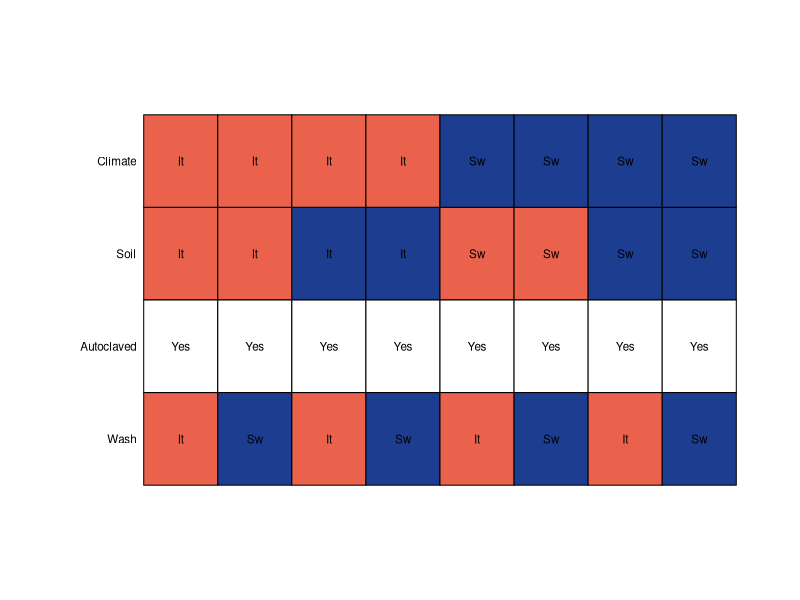
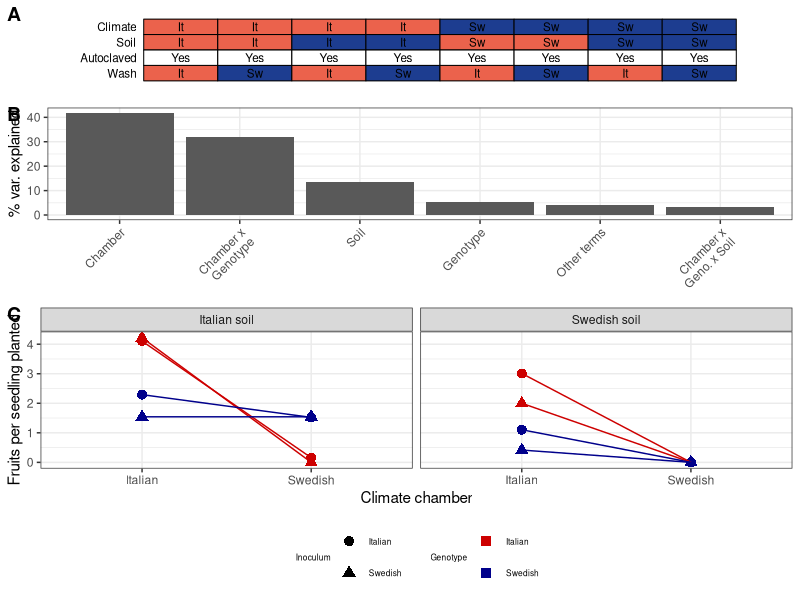
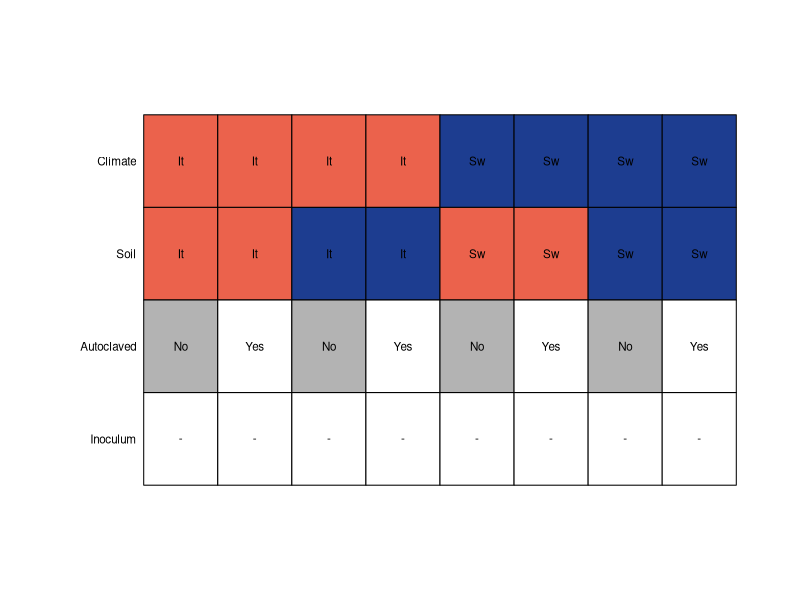
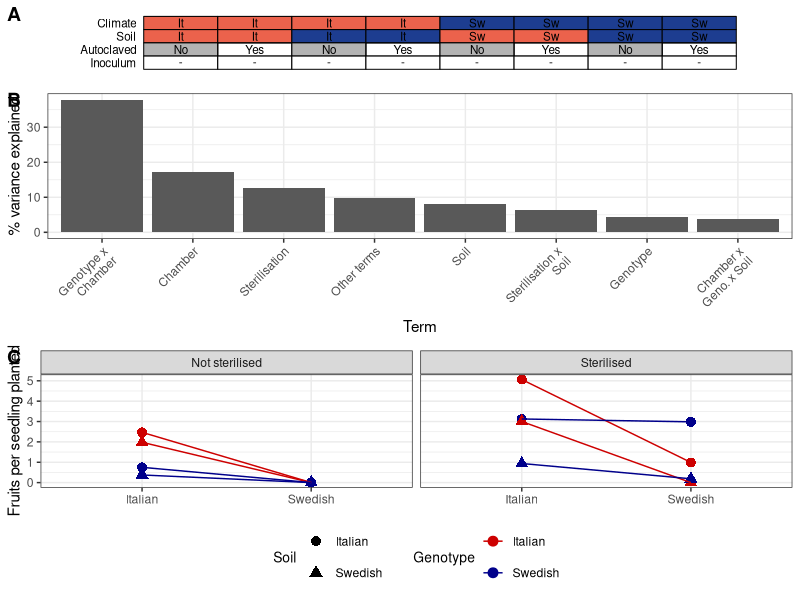

Here is the R script that generated these plots, in order:
## ---- chunk 1
knitr::opts_chunk$set(
  echo = FALSE, warning = FALSE, message = FALSE,
  fig.width=16.9/2.54, fig.height  = 20/2.54,
  cache = TRUE, cache.lazy = TRUE)

library(tidyverse)
library(lmerTest)
library(ggpubr)
library(cowplot)
library(gridGraphics)
## ---- chunk 2
# source('plant_fitness/utils.R')

gnoto <- read_csv(
  "plant_fitness/gnotobiotic_expt_fitness_data.csv",
  col_types = 'ffffffffdi'
  )

field <- read_csv(
  "plant_fitness/field_expt_fitness_data.csv", col_types = 'ffffffi'
)

anova <- list()
## ---- chunk 3
anova$reinoculated <- gnoto %>%
  filter(Soil %in% c("Italy", "Sweden"), Tea %in% c("Italy", "Sweden"), Sterile == 1) %>%
  lmer(formula = fruits_per_seedling ~ Climate * geno * Soil * Tea + plants_per_block + (1 | tub)) %>% 
  anova

knitr::kable(anova$reinoculated, digits = 3,
             caption = "(ref:anova)")


## ---- chunk 4

reinoculated <- list()

font_size= 0.7
par(mar = c(0,4,0,0))
plot(c(0,9), c(0,-3), type='n', axes=F, xlab = "", ylab="")
# Draw boxes under the plot
rect((1:8)-0.5, -0.5, (1:8)+0.5, -1, col = rep(c("#eb624c", "#1d3d90ff"), each=4))
rect((1:8)-0.5, -1,   (1:8)+0.5, -1.5,  col = rep(c("#eb624c", "#1d3d90ff"), each=2))
rect((1:8)-0.5, -1.5, (1:8)+0.5, -2, col = 0)
rect((1:8)-0.5, -2,   (1:8)+0.5, -2.5, col = c("#eb624c", "#1d3d90ff", "#eb624c", "#1d3d90ff"))
# Insert labels in the boxes
text(1:8, -0.75, rep(c("It", "Sw"), each= 4), cex=font_size)
text(1:8, -1.25, rep(c("It", "Sw"), each=4), cex=font_size)
text(1:8, -1.75, c("Yes", "Yes", "Yes", "Yes"), cex=font_size)
text(1:8, -2.25, c("It", "Sw", "It", "Sw"), cex=font_size)

text(0.4, -0.75, "Climate",   xpd=NA, adj = c(1,0.5), cex=font_size)
text(0.4, -1.25, "Soil",      xpd=NA, adj = c(1,0.5), cex=font_size)
text(0.4, -1.75, "Autoclaved",xpd=NA, adj = c(1,0.5), cex=font_size)
text(0.4, -2.25, "Wash",      xpd=NA, adj = c(1,0.5), cex=font_size)

reinoculated$trt<- recordPlot()
## ---- chunk 5
reinoculated$pve <- data.frame(
  term = row.names(anova$reinoculated),
  p    = anova$reinoculated$`Pr(>F)`,
  mse  = anova$reinoculated$`Mean Sq`
) %>% 
  group_by(Term = replace(term, p > 0.05, 'Other terms')) %>% 
  summarise(
    Variance = sum(mse)
  ) %>% 
  mutate(Variance = Variance / sum(Variance)) %>% 
  mutate(Term = fct_reorder(Term, desc(Variance))) %>% 
  ggplot(aes(x = Term, y= Variance*100)) +
  geom_col() +
  theme_bw() +
  theme(
    axis.text.x = element_text(angle = 45, hjust = 1),
    axis.title.x=element_blank()) +
  scale_x_discrete(
    labels = c('Chamber','Chamber x\nGenotype','Soil', "Genotype", "Other terms", "Chamber x\nGeno. x Soil")
  ) +
  labs(
    y = "% var. explained"
  )


reinoculated$interaction <- gnoto %>% 
  filter(Soil %in% c("Italy", "Sweden"), Tea %in% c("Italy", "Sweden"), Sterile == 1) %>% 
  group_by(Climate, Soil, Tea, geno, Sterile) %>% 
  summarise(
    mean = mean(fruits_per_seedling)
  ) %>% 
  mutate(
    Soil = ifelse(Soil == "Italy", "Italian soil", "Swedish soil"),
    Genotype = ifelse(geno == "It", "Italian", "Swedish"),
    Inoculum = ifelse( Tea == "Italy", "Italian", "Swedish")
  ) %>% 
  ggplot(aes(
    x = Climate, y = mean, colour = Genotype,
    shape = Inoculum, group= paste(Genotype, Inoculum),
  )) +
  geom_point(size = 3) + 
  geom_line() +
  facet_grid(~ Soil) +
  theme_bw() + 
  scale_colour_manual(values = c('red3', 'blue4')) +
  theme(
    legend.position = "bottom",
    legend.title = element_text(size=6),
    legend.text = element_text(size=6)
  )+
  labs(
    x = "Climate chamber",
    y = "Fruits per seedling planted"
  )+
  guides(
    color=guide_legend(
      nrow=2,
      byrow=TRUE,
      override.aes = list(linetype = 0, shape = 15)),
    shape=guide_legend(nrow=2, byrow=TRUE)
    # color = guide_legend()
  )

# cowplot::plot_grid(p0, p1, p2, rel_heights = c(1,2,2), nrow=3)
ggarrange(
  reinoculated$trt,
  reinoculated$pve,
  reinoculated$interaction,
  nrow=3, labels = "AUTO", heights = c(1,2,3))
## ---- chunk 6
anova$native <- gnoto %>%
  filter(Soil %in% c("Italy", "Sweden"), Sterile == 0) %>% 
  lmer(formula = fruits_per_seedling ~ Climate * geno * Soil + plants_per_block + (1 | tub)) %>% 
  anova() 

anova$native %>% 
  knitr::kable(
    digits = 3,
    caption = "(ref:native)"
  )
## ---- chunk 7
anova$field <- lmer(formula = fruits_per_seedling ~ Site * Genotype * Soil + (1|Tray), data = field) %>% 
  anova

knitr::kable(
  anova$field,
  digits = 3,
  caption = "(ref:field)"
)

## ---- chunk 8
anova$sterilise <- 
  gnoto %>%
  filter(Soil %in% c("Italy", "Sweden"), Tea == "No") %>% 
  lmer(formula = fruits_per_seedling ~ Climate * geno * Soil * Sterile + plants_per_block + (1 | tub))

anova$sterilise <- anova(anova$sterilise) 

knitr::kable(anova$sterilise, digits = 3,
             caption = "(ref:sterilised-anova)")
## ---- chunk 9

sterilised <- list()

font_size= 0.7
par(mar = c(0,4,0,0))
plot(c(0,9), c(0,-3), type='n', axes=F, xlab = "", ylab="")
# Draw boxes under the plot
rect((1:8)-0.5, -0.5, (1:8)+0.5, -1, col = rep(c("#eb624c", "#1d3d90ff"), each=4))
rect((1:8)-0.5, -1,   (1:8)+0.5, -1.5,  col = rep(c("#eb624c", "#1d3d90ff"), each=2))
rect((1:8)-0.5, -1.5, (1:8)+0.5, -2, col = c('gray70',0))
rect((1:8)-0.5, -2,   (1:8)+0.5, -2.5, col = 0)
# Insert labels in the boxes
text(1:8, -0.75, rep(c("It", "Sw"), each= 4), cex=font_size)
text(1:8, -1.25, rep(c("It", "Sw"), each=4), cex=font_size)
text(1:8, -1.75, c("No", "Yes", "No", "Yes"), cex=font_size)
text(1:8, -2.25, c("-", "-", "-", "-"), cex=font_size)

text(0.4, -0.75, "Climate",    xpd=NA, adj = c(1,0.5), cex=font_size)
text(0.4, -1.25, "Soil",       xpd=NA, adj = c(1,0.5), cex=font_size)
text(0.4, -1.75, "Autoclaved", xpd=NA, adj = c(1,0.5), cex=font_size)
text(0.4, -2.25, "Inoculum",   xpd=NA, adj = c(1,0.5), cex=font_size)

sterilised$trt<- recordPlot()
## ---- chunk 10
sterilised$pve <- data.frame(
    term = row.names(anova$sterilise),
    p    = anova$sterilise$`Pr(>F)`,
    mse  = anova$sterilise$`Mean Sq`
  ) %>% 
    group_by(Term = replace(term, p > 0.05, 'Other terms')) %>% 
    summarise(
      Variance = sum(mse)
    ) %>% 
    mutate(Variance = Variance / sum(Variance)) %>% 
    mutate(Term = fct_reorder(Term, desc(Variance))) %>% 
    ggplot(aes(x = Term, y= Variance*100)) +
    geom_col() +
    theme_bw() +
    theme(axis.text.x = element_text(angle = 45, hjust = 1)) +
    scale_x_discrete(
      labels = c('Genotype x\nChamber', 'Chamber', "Sterilisation", "Other terms", "Soil",  "Sterilisation x\nSoil", "Genotype", "Chamber x\nGeno. x Soil")
    ) +
    labs(
      y = "% variance explained"
    )
  
sterilised$interaction <- gnoto %>% 
    filter(Soil %in% c("Italy", "Sweden"), Tea == "No") %>% 
    group_by(Climate, Soil, Tea, geno, Sterile) %>% 
    summarise(
      mean = mean(fruits_per_seedling)
    ) %>% 
    mutate(
      Soil = ifelse(Soil == "Italy", "Italian", "Swedish"),
      Genotype = ifelse(geno == "It", "Italian", "Swedish"),
      Sterilised = ifelse( Sterile == 1, "Sterilised", "Not sterilised")
    ) %>% 
    ggplot(aes(
      x = Climate, y = mean, colour = Genotype,
      shape = Soil, group= paste(Genotype, Soil),
    )) +
    geom_point(size = 3) + 
    geom_line() +
    facet_grid(~ Sterilised) +
    theme_bw() + 
    scale_colour_manual(values = c('red3', 'blue4')) +
    theme(
      legend.position = "bottom",
      legend.title = element_text(size=10),
      axis.title.x = element_blank()
    )+
    labs(
      x = "Climate chamber",
      y = "Fruits per seedling planted"
    )+
    guides(
      color=guide_legend(nrow=2, byrow=TRUE),
      shape=guide_legend(nrow=2, byrow=TRUE)
    )
  
ggarrange(
  sterilised$trt,
  sterilised$pve,
  sterilised$interaction,
  nrow=3, labels = "AUTO", heights = c(1,3,3))
